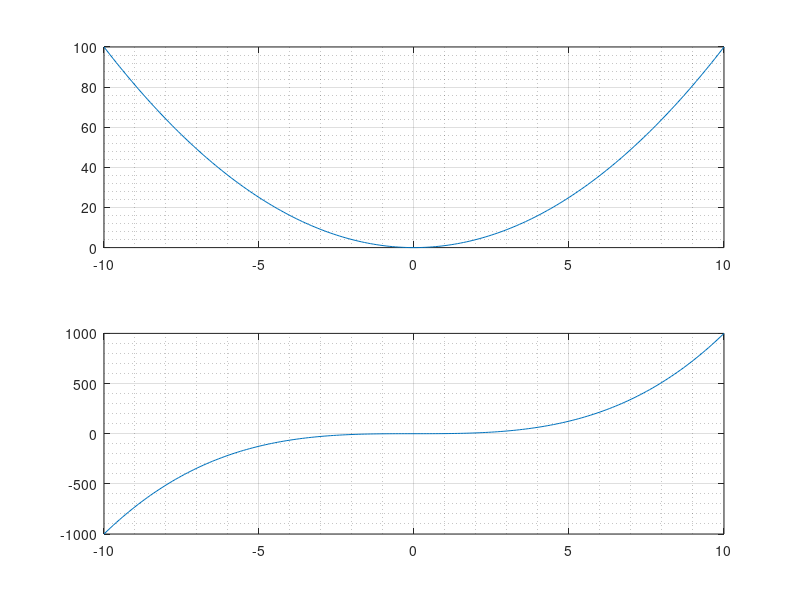

Here is the MATLAB script that generated this plot:
n = 10;
t = -n:0.1:n;
y1 = t.^2;
y2 = t.^3;
subplot(2,1,1); %definieer eerst een subplot
plot(t,y1);     %teken daarna een normale plot
grid on         %voeg ook labels e.d. toe
grid minor
subplot(2,1,2); %dit is de tweede subplot
plot(t,y2);     %subplot krijgt drie argumenten:
grid on         %1: aantal plots per rij (r)
grid minor      %2: aantal plots per kolom (k)
                %3: het nummer van de subplot 
                %   dat nummer zit tussen 1 en (r*k) 

